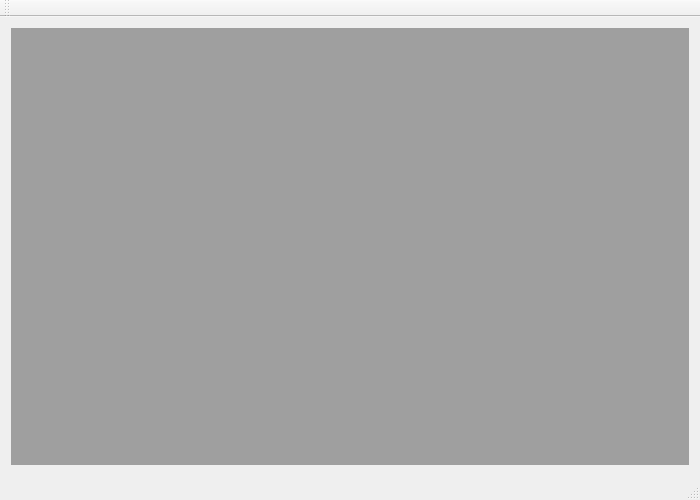
<?xml version="1.0" encoding="UTF-8"?>
<ui version="4.0">
 <class>MainWindow</class>
 <widget class="QMainWindow" name="MainWindow">
  <property name="geometry">
   <rect>
    <x>0</x>
    <y>0</y>
    <width>700</width>
    <height>500</height>
   </rect>
  </property>
  <property name="font">
   <font>
    <family>Verdana</family>
    <pointsize>12</pointsize>
   </font>
  </property>
  <property name="windowTitle">
   <string>GLRect Editor</string>
  </property>
  <widget class="QWidget" name="centralWidget">
   <layout class="QVBoxLayout" name="verticalLayout">
    <item>
     <widget class="QMdiArea" name="mdiArea"/>
    </item>
   </layout>
  </widget>
  <widget class="QMenuBar" name="menuBar">
   <property name="geometry">
    <rect>
     <x>0</x>
     <y>0</y>
     <width>700</width>
     <height>24</height>
    </rect>
   </property>
  </widget>
  <widget class="QToolBar" name="mainToolBar">
   <attribute name="toolBarArea">
    <enum>TopToolBarArea</enum>
   </attribute>
   <attribute name="toolBarBreak">
    <bool>false</bool>
   </attribute>
  </widget>
  <widget class="QStatusBar" name="statusBar"/>
 </widget>
 <layoutdefault spacing="6" margin="11"/>
 <resources/>
 <connections/>
</ui>
